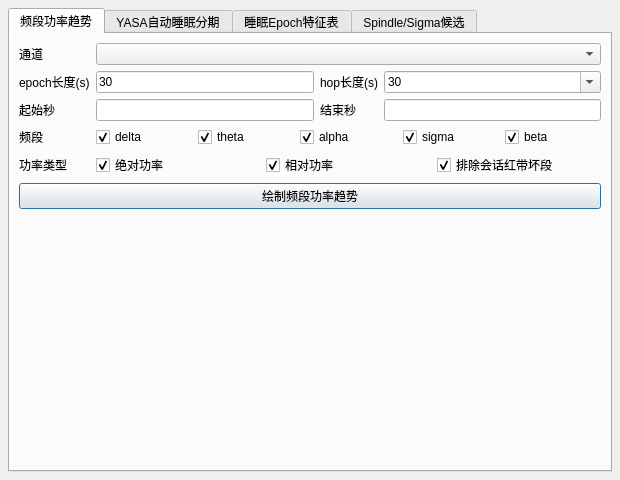
<?xml version="1.0" encoding="UTF-8"?>
<ui version="4.0">
 <class>SleepFeatureAnalysisDialog</class>
 <widget class="QDialog" name="SleepFeatureAnalysisDialog">
  <property name="geometry">
   <rect>
    <x>0</x>
    <y>0</y>
    <width>620</width>
    <height>480</height>
   </rect>
  </property>
  <property name="windowTitle">
   <string>睡眠特征分析</string>
  </property>
  <layout class="QVBoxLayout" name="verticalLayout_dialog">
   <property name="leftMargin">
    <number>8</number>
   </property>
   <property name="topMargin">
    <number>8</number>
   </property>
   <property name="rightMargin">
    <number>8</number>
   </property>
   <property name="bottomMargin">
    <number>8</number>
   </property>
   <item>
    <widget class="QTabWidget" name="tabWidget_sleep_feature">
     <property name="currentIndex">
      <number>0</number>
     </property>
     <widget class="QWidget" name="tab_band_power_trend">
      <attribute name="title">
       <string>频段功率趋势</string>
      </attribute>
      <layout class="QVBoxLayout" name="verticalLayout_band_power_trend">
       <item>
        <layout class="QGridLayout" name="gridLayout_band_power_params">
         <item row="0" column="0">
          <widget class="QLabel" name="label_sleep_channel">
           <property name="text">
            <string>通道</string>
           </property>
          </widget>
         </item>
         <item row="0" column="1" colspan="3">
          <widget class="QComboBox" name="comboBox_sleep_channel"/>
         </item>
         <item row="1" column="0">
          <widget class="QLabel" name="label_sleep_epoch">
           <property name="text">
            <string>epoch长度(s)</string>
           </property>
          </widget>
         </item>
         <item row="1" column="1">
          <widget class="QLineEdit" name="lineEdit_sleep_epoch_sec">
           <property name="text">
            <string>30</string>
           </property>
          </widget>
         </item>
         <item row="1" column="2">
          <widget class="QLabel" name="label_sleep_hop">
           <property name="text">
            <string>hop长度(s)</string>
           </property>
          </widget>
         </item>
         <item row="1" column="3">
          <widget class="QComboBox" name="comboBox_sleep_hop_sec">
           <property name="editable">
            <bool>true</bool>
           </property>
           <item>
            <property name="text">
             <string>30</string>
            </property>
           </item>
           <item>
            <property name="text">
             <string>5</string>
            </property>
           </item>
          </widget>
         </item>
         <item row="2" column="0">
          <widget class="QLabel" name="label_sleep_time_start">
           <property name="text">
            <string>起始秒</string>
           </property>
          </widget>
         </item>
         <item row="2" column="1">
          <widget class="QLineEdit" name="lineEdit_sleep_start_sec"/>
         </item>
         <item row="2" column="2">
          <widget class="QLabel" name="label_sleep_time_end">
           <property name="text">
            <string>结束秒</string>
           </property>
          </widget>
         </item>
         <item row="2" column="3">
          <widget class="QLineEdit" name="lineEdit_sleep_end_sec"/>
         </item>
         <item row="3" column="0">
          <widget class="QLabel" name="label_sleep_bands">
           <property name="text">
            <string>频段</string>
           </property>
          </widget>
         </item>
         <item row="3" column="1" colspan="3">
          <layout class="QHBoxLayout" name="horizontalLayout_sleep_bands">
           <item>
            <widget class="QCheckBox" name="checkBox_sleep_delta">
             <property name="text">
              <string>delta</string>
             </property>
             <property name="checked">
              <bool>true</bool>
             </property>
            </widget>
           </item>
           <item>
            <widget class="QCheckBox" name="checkBox_sleep_theta">
             <property name="text">
              <string>theta</string>
             </property>
             <property name="checked">
              <bool>true</bool>
             </property>
            </widget>
           </item>
           <item>
            <widget class="QCheckBox" name="checkBox_sleep_alpha">
             <property name="text">
              <string>alpha</string>
             </property>
             <property name="checked">
              <bool>true</bool>
             </property>
            </widget>
           </item>
           <item>
            <widget class="QCheckBox" name="checkBox_sleep_sigma">
             <property name="text">
              <string>sigma</string>
             </property>
             <property name="checked">
              <bool>true</bool>
             </property>
            </widget>
           </item>
           <item>
            <widget class="QCheckBox" name="checkBox_sleep_beta">
             <property name="text">
              <string>beta</string>
             </property>
             <property name="checked">
              <bool>true</bool>
             </property>
            </widget>
           </item>
          </layout>
         </item>
         <item row="4" column="0">
          <widget class="QLabel" name="label_sleep_power_type">
           <property name="text">
            <string>功率类型</string>
           </property>
          </widget>
         </item>
         <item row="4" column="1" colspan="3">
          <layout class="QHBoxLayout" name="horizontalLayout_sleep_power_type">
           <item>
            <widget class="QCheckBox" name="checkBox_sleep_absolute_power">
             <property name="text">
              <string>绝对功率</string>
             </property>
             <property name="checked">
              <bool>true</bool>
             </property>
            </widget>
           </item>
           <item>
            <widget class="QCheckBox" name="checkBox_sleep_relative_power">
             <property name="text">
              <string>相对功率</string>
             </property>
             <property name="checked">
              <bool>true</bool>
             </property>
            </widget>
           </item>
           <item>
            <widget class="QCheckBox" name="checkBox_sleep_exclude_bad">
             <property name="text">
              <string>排除会话红带坏段</string>
             </property>
             <property name="toolTip">
              <string>排除当前文件/通道在本次会话中已标红的坏段；不会写入文件，也不会给原数据打tag。</string>
             </property>
             <property name="checked">
              <bool>true</bool>
             </property>
            </widget>
           </item>
          </layout>
         </item>
        </layout>
       </item>
       <item>
        <widget class="QPushButton" name="pushButton_sleep_plot_band_power_trend">
         <property name="text">
          <string>绘制频段功率趋势</string>
         </property>
        </widget>
       </item>
       <item>
        <spacer name="verticalSpacer_sleep_feature">
         <property name="orientation">
          <enum>Qt::Vertical</enum>
         </property>
         <property name="sizeHint" stdset="0">
          <size>
           <width>20</width>
           <height>40</height>
          </size>
         </property>
        </spacer>
       </item>
      </layout>
     </widget>
     <widget class="QWidget" name="tab_yasa_sleep_staging">
      <attribute name="title">
       <string>YASA自动睡眠分期</string>
      </attribute>
      <layout class="QVBoxLayout" name="verticalLayout_yasa_staging">
       <item>
        <widget class="QLabel" name="label_yasa_staging_hint">
         <property name="text">
          <string>使用 YASA 官方 SleepStaging 接口预测 30 秒 epoch 的睡眠阶段，并同步写入“睡眠Epoch特征表”的 stage_yasa 列。YASA 会自动降采样并按微伏处理；不建议在运行前手动滤波或标准化。</string>
         </property>
         <property name="wordWrap">
          <bool>true</bool>
         </property>
        </widget>
       </item>
       <item>
        <layout class="QGridLayout" name="gridLayout_yasa_staging">
         <item row="0" column="0">
          <widget class="QLabel" name="label_yasa_eeg">
           <property name="text">
            <string>EEG通道</string>
           </property>
          </widget>
         </item>
         <item row="0" column="1" colspan="3">
          <widget class="QComboBox" name="comboBox_yasa_eeg"/>
         </item>
         <item row="1" column="0">
          <widget class="QLabel" name="label_yasa_eog">
           <property name="text">
            <string>EOG通道</string>
           </property>
          </widget>
         </item>
         <item row="1" column="1">
          <widget class="QComboBox" name="comboBox_yasa_eog"/>
         </item>
         <item row="1" column="2">
          <widget class="QLabel" name="label_yasa_emg">
           <property name="text">
            <string>EMG通道</string>
           </property>
          </widget>
         </item>
         <item row="1" column="3">
          <widget class="QComboBox" name="comboBox_yasa_emg"/>
         </item>
         <item row="2" column="0">
          <widget class="QLabel" name="label_yasa_age">
           <property name="text">
            <string>年龄</string>
           </property>
          </widget>
         </item>
         <item row="2" column="1">
          <widget class="QLineEdit" name="lineEdit_yasa_age">
           <property name="placeholderText">
            <string>可空</string>
           </property>
          </widget>
         </item>
         <item row="2" column="2">
          <widget class="QLabel" name="label_yasa_sex">
           <property name="text">
            <string>性别</string>
           </property>
          </widget>
         </item>
         <item row="2" column="3">
          <widget class="QComboBox" name="comboBox_yasa_sex">
           <item>
            <property name="text">
             <string>未知</string>
            </property>
           </item>
           <item>
            <property name="text">
             <string>男</string>
            </property>
           </item>
           <item>
            <property name="text">
             <string>女</string>
            </property>
           </item>
          </widget>
         </item>
         <item row="3" column="0">
          <widget class="QLabel" name="label_yasa_model">
           <property name="text">
            <string>模型</string>
           </property>
          </widget>
         </item>
         <item row="3" column="1" colspan="3">
          <widget class="QLineEdit" name="lineEdit_yasa_model">
           <property name="text">
            <string>auto</string>
           </property>
           <property name="toolTip">
            <string>YASA SleepStaging.predict(path_to_model)，默认 auto 使用 YASA 预训练模型；也可填 joblib 模型路径。</string>
           </property>
          </widget>
         </item>
         <item row="4" column="0" colspan="4">
          <widget class="QCheckBox" name="checkBox_yasa_csv_raw_to_uv">
           <property name="text">
            <string>CSV/raw 输入按 baseline 临时换算为 uV</string>
           </property>
           <property name="toolTip">
            <string>仅对 CSV/raw 数据生效；EDF/BDF 会继续使用文件里的物理单位。换算公式：uV=(raw-baseline)*uV_per_count。</string>
           </property>
           <property name="checked">
            <bool>true</bool>
           </property>
          </widget>
         </item>
         <item row="5" column="0">
          <widget class="QLabel" name="label_yasa_csv_baseline_method">
           <property name="text">
            <string>CSV baseline</string>
           </property>
          </widget>
         </item>
         <item row="5" column="1">
          <widget class="QComboBox" name="comboBox_yasa_csv_baseline_method">
           <item>
            <property name="text">
             <string>中位数</string>
            </property>
           </item>
           <item>
            <property name="text">
             <string>均值</string>
            </property>
           </item>
           <item>
            <property name="text">
             <string>固定值</string>
            </property>
           </item>
          </widget>
         </item>
         <item row="5" column="2">
          <widget class="QLabel" name="label_yasa_csv_baseline_value">
           <property name="text">
            <string>固定值</string>
           </property>
          </widget>
         </item>
         <item row="5" column="3">
          <widget class="QLineEdit" name="lineEdit_yasa_csv_baseline_value">
           <property name="placeholderText">
            <string>仅固定值模式填写</string>
           </property>
          </widget>
         </item>
         <item row="6" column="0">
          <widget class="QLabel" name="label_yasa_csv_uv_per_count">
           <property name="text">
            <string>uV/count</string>
           </property>
          </widget>
         </item>
         <item row="6" column="1">
          <widget class="QLineEdit" name="lineEdit_yasa_csv_uv_per_count">
           <property name="text">
            <string>0.746</string>
           </property>
           <property name="toolTip">
            <string>按 3.3V 参考、12位ADC、1080倍增益估算：3.3/4095/1080*1e6≈0.746 uV/count。</string>
           </property>
          </widget>
         </item>
         <item row="7" column="0" colspan="4">
          <widget class="QCheckBox" name="checkBox_yasa_sync_features">
           <property name="text">
            <string>分期前若特征表为空，先生成 MNE epoch 特征表</string>
           </property>
           <property name="checked">
            <bool>true</bool>
           </property>
          </widget>
         </item>
        </layout>
       </item>
       <item>
        <widget class="QPushButton" name="pushButton_yasa_run_staging">
         <property name="text">
          <string>运行YASA自动分期并更新特征表</string>
         </property>
        </widget>
       </item>
       <item>
        <spacer name="verticalSpacer_yasa_staging">
         <property name="orientation">
          <enum>Qt::Vertical</enum>
         </property>
         <property name="sizeHint" stdset="0">
          <size>
           <width>20</width>
           <height>40</height>
          </size>
         </property>
        </spacer>
       </item>
      </layout>
     </widget>
     <widget class="QWidget" name="tab_epoch_feature_table">
      <attribute name="title">
       <string>睡眠Epoch特征表</string>
      </attribute>
      <layout class="QVBoxLayout" name="verticalLayout_epoch_feature">
       <item>
        <widget class="QLabel" name="label_epoch_feature_hint">
         <property name="text">
          <string>使用 MNE 官方 make_fixed_length_epochs 和 compute_psd 生成当前通道的 epoch 频段功率特征；通道、起止秒、epoch、hop、频段和坏段排除设置沿用“频段功率趋势”页。</string>
         </property>
         <property name="wordWrap">
          <bool>true</bool>
         </property>
        </widget>
       </item>
       <item>
        <widget class="QTabWidget" name="tabWidget_sleep_epoch_feature_tables">
         <property name="tabPosition">
          <enum>QTabWidget::North</enum>
         </property>
         <property name="movable">
          <bool>false</bool>
         </property>
        </widget>
       </item>
       <item>
        <layout class="QHBoxLayout" name="horizontalLayout_epoch_feature_buttons">
         <item>
          <spacer name="horizontalSpacer_epoch_feature_buttons">
           <property name="orientation">
            <enum>Qt::Horizontal</enum>
           </property>
           <property name="sizeHint" stdset="0">
            <size>
             <width>40</width>
             <height>20</height>
            </size>
           </property>
          </spacer>
         </item>
         <item>
          <widget class="QPushButton" name="pushButton_sleep_generate_epoch_features">
           <property name="text">
            <string>生成特征</string>
           </property>
          </widget>
         </item>
         <item>
          <widget class="QPushButton" name="pushButton_sleep_export_epoch_features">
           <property name="text">
            <string>导出CSV</string>
           </property>
          </widget>
         </item>
        </layout>
       </item>
      </layout>
     </widget>
     <widget class="QWidget" name="tab_spindle_sigma">
      <attribute name="title">
       <string>Spindle/Sigma候选</string>
      </attribute>
      <layout class="QVBoxLayout" name="verticalLayout_spindle_sigma">
       <item>
        <widget class="QLabel" name="label_spindle_sigma_hint">
         <property name="text">
          <string>MNE-Python core 目前没有官方 spindle/sigma 候选段检测接口。这里先不实现自定义 MAD 检测，避免混入非 MNE 官方逻辑；后续可接入 YASA 等专门睡眠分析库，或等你确认算法方案后再实现。</string>
         </property>
         <property name="wordWrap">
          <bool>true</bool>
         </property>
        </widget>
       </item>
       <item>
        <layout class="QGridLayout" name="gridLayout_spindle_sigma">
         <item row="0" column="0">
          <widget class="QLabel" name="label_spindle_sigma_band">
           <property name="text">
            <string>sigma频段(Hz)</string>
           </property>
          </widget>
         </item>
         <item row="0" column="1">
          <widget class="QLineEdit" name="lineEdit_spindle_sigma_fmin">
           <property name="enabled">
            <bool>false</bool>
           </property>
           <property name="text">
            <string>11</string>
           </property>
          </widget>
         </item>
         <item row="0" column="2">
          <widget class="QLineEdit" name="lineEdit_spindle_sigma_fmax">
           <property name="enabled">
            <bool>false</bool>
           </property>
           <property name="text">
            <string>16</string>
           </property>
          </widget>
         </item>
         <item row="1" column="0">
          <widget class="QLabel" name="label_spindle_sigma_mad">
           <property name="text">
            <string>阈值 MAD倍数</string>
           </property>
          </widget>
         </item>
         <item row="1" column="1" colspan="2">
          <widget class="QLineEdit" name="lineEdit_spindle_sigma_mad">
           <property name="enabled">
            <bool>false</bool>
           </property>
           <property name="text">
            <string>3</string>
           </property>
          </widget>
         </item>
        </layout>
       </item>
       <item>
        <widget class="QPushButton" name="pushButton_spindle_sigma_mark">
         <property name="enabled">
          <bool>false</bool>
         </property>
         <property name="text">
          <string>MNE core 暂无官方接口，暂不标记候选段</string>
         </property>
        </widget>
       </item>
       <item>
        <spacer name="verticalSpacer_spindle_sigma">
         <property name="orientation">
          <enum>Qt::Vertical</enum>
         </property>
         <property name="sizeHint" stdset="0">
          <size>
           <width>20</width>
           <height>40</height>
          </size>
         </property>
        </spacer>
       </item>
      </layout>
     </widget>
    </widget>
   </item>
  </layout>
 </widget>
 <resources/>
 <connections/>
</ui>
